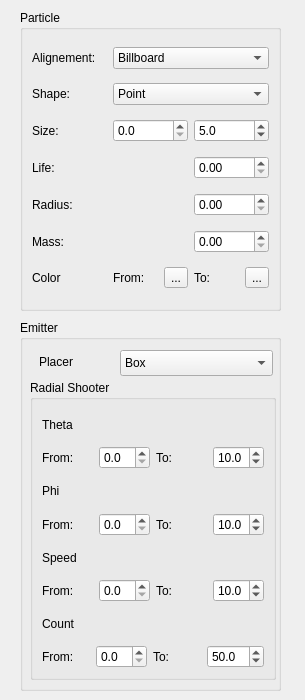
          <widget class="QWidget" name="tab_4" >
           <property name="geometry" >
            <rect>
             <x>0</x>
             <y>0</y>
             <width>305</width>
             <height>700</height>
            </rect>
           </property>
           <attribute name="title" >
            <string>Particles</string>
           </attribute>
           <widget class="QGroupBox" name="groupBox_5" >
            <property name="geometry" >
             <rect>
              <x>20</x>
              <y>10</y>
              <width>261</width>
              <height>301</height>
             </rect>
            </property>
            <property name="title" >
             <string>Particle</string>
            </property>
            <layout class="QGridLayout" name="gridLayout_2" >
             <item row="1" column="0" >
              <widget class="QLabel" name="label_28" >
               <property name="text" >
                <string>Shape:</string>
               </property>
              </widget>
             </item>
             <item row="1" column="2" colspan="2" >
              <widget class="QComboBox" name="shape_cb_2" >
               <property name="autoFillBackground" >
                <bool>false</bool>
               </property>
               <item>
                <property name="text" >
                 <string>Point</string>
                </property>
               </item>
               <item>
                <property name="text" >
                 <string>Quad</string>
                </property>
               </item>
               <item>
                <property name="text" >
                 <string>Quad Strip</string>
                </property>
               </item>
               <item>
                <property name="text" >
                 <string>Hexagon</string>
                </property>
               </item>
               <item>
                <property name="text" >
                 <string>Line</string>
                </property>
               </item>
              </widget>
             </item>
             <item row="2" column="0" >
              <widget class="QLabel" name="label_29" >
               <property name="text" >
                <string>Size:</string>
               </property>
              </widget>
             </item>
             <item row="3" column="0" >
              <widget class="QLabel" name="label_30" >
               <property name="text" >
                <string>Life:</string>
               </property>
              </widget>
             </item>
             <item row="3" column="3" >
              <widget class="QDoubleSpinBox" name="life_sb_2" />
             </item>
             <item row="4" column="0" >
              <widget class="QLabel" name="label_31" >
               <property name="text" >
                <string>Radius:</string>
               </property>
              </widget>
             </item>
             <item row="4" column="3" >
              <widget class="QDoubleSpinBox" name="doubleSpinBox_4" />
             </item>
             <item row="5" column="0" >
              <widget class="QLabel" name="label_32" >
               <property name="text" >
                <string>Mass:</string>
               </property>
              </widget>
             </item>
             <item row="5" column="3" >
              <widget class="QDoubleSpinBox" name="mass_sb_2" />
             </item>
             <item row="2" column="3" >
              <widget class="QDoubleSpinBox" name="sizemax_sb_2" >
               <property name="decimals" >
                <number>1</number>
               </property>
               <property name="maximum" >
                <double>50.000000000000000</double>
               </property>
               <property name="singleStep" >
                <double>0.100000000000000</double>
               </property>
               <property name="value" >
                <double>5.000000000000000</double>
               </property>
              </widget>
             </item>
             <item row="2" column="2" >
              <widget class="QDoubleSpinBox" name="sizemin_sb_2" >
               <property name="decimals" >
                <number>1</number>
               </property>
               <property name="maximum" >
                <double>50.000000000000000</double>
               </property>
              </widget>
             </item>
             <item row="0" column="0" >
              <widget class="QLabel" name="label_33" >
               <property name="text" >
                <string>Alignement:</string>
               </property>
              </widget>
             </item>
             <item row="0" column="2" colspan="2" >
              <widget class="QComboBox" name="alignment_cb_2" >
               <property name="autoFillBackground" >
                <bool>false</bool>
               </property>
               <item>
                <property name="text" >
                 <string>Billboard</string>
                </property>
               </item>
               <item>
                <property name="text" >
                 <string>Fixed</string>
                </property>
               </item>
              </widget>
             </item>
             <item row="6" column="2" colspan="2" >
              <layout class="QHBoxLayout" name="horizontalLayout_8" >
               <item>
                <widget class="QLabel" name="label_34" >
                 <property name="text" >
                  <string>From:</string>
                 </property>
                </widget>
               </item>
               <item>
                <widget class="QToolButton" name="fromcolorButton_2" >
                 <property name="text" >
                  <string>...</string>
                 </property>
                </widget>
               </item>
               <item>
                <widget class="QLabel" name="label_35" >
                 <property name="text" >
                  <string>To:</string>
                 </property>
                </widget>
               </item>
               <item>
                <widget class="QToolButton" name="tocolorButton_2" >
                 <property name="text" >
                  <string>...</string>
                 </property>
                </widget>
               </item>
              </layout>
             </item>
             <item row="6" column="0" >
              <widget class="QLabel" name="label_36" >
               <property name="text" >
                <string>Color</string>
               </property>
              </widget>
             </item>
            </layout>
           </widget>
           <widget class="QGroupBox" name="emitter_gr_2" >
            <property name="geometry" >
             <rect>
              <x>20</x>
              <y>320</y>
              <width>261</width>
              <height>371</height>
             </rect>
            </property>
            <property name="title" >
             <string>Emitter</string>
            </property>
            <widget class="QComboBox" name="placer_cb_2" >
             <property name="geometry" >
              <rect>
               <x>100</x>
               <y>30</y>
               <width>153</width>
               <height>26</height>
              </rect>
             </property>
             <property name="autoFillBackground" >
              <bool>false</bool>
             </property>
             <item>
              <property name="text" >
               <string>Box </string>
              </property>
             </item>
             <item>
              <property name="text" >
               <string>Point</string>
              </property>
             </item>
             <item>
              <property name="text" >
               <string>Sector</string>
              </property>
             </item>
             <item>
              <property name="text" >
               <string>MultiSegment</string>
              </property>
             </item>
             <item>
              <property name="text" >
               <string>Segment</string>
              </property>
             </item>
            </widget>
            <widget class="QLabel" name="label_37" >
             <property name="geometry" >
              <rect>
               <x>19</x>
               <y>32</y>
               <width>81</width>
               <height>20</height>
              </rect>
             </property>
             <property name="text" >
              <string>Placer</string>
             </property>
            </widget>
            <widget class="QGroupBox" name="radialshooter_gr_2" >
             <property name="geometry" >
              <rect>
               <x>10</x>
               <y>60</y>
               <width>246</width>
               <height>300</height>
              </rect>
             </property>
             <property name="title" >
              <string>Radial Shooter</string>
             </property>
             <layout class="QVBoxLayout" name="verticalLayout_2" >
              <item>
               <widget class="QLabel" name="label_38" >
                <property name="text" >
                 <string>Theta</string>
                </property>
               </widget>
              </item>
              <item>
               <layout class="QHBoxLayout" name="horizontalLayout_9" >
                <item>
                 <widget class="QLabel" name="label_39" >
                  <property name="text" >
                   <string>From:</string>
                  </property>
                 </widget>
                </item>
                <item>
                 <widget class="QDoubleSpinBox" name="thetamin_sb_2" >
                  <property name="decimals" >
                   <number>1</number>
                  </property>
                  <property name="maximum" >
                   <double>50.000000000000000</double>
                  </property>
                 </widget>
                </item>
                <item>
                 <widget class="QLabel" name="label_40" >
                  <property name="text" >
                   <string>To:</string>
                  </property>
                 </widget>
                </item>
                <item>
                 <widget class="QDoubleSpinBox" name="thetamax_sb_2" >
                  <property name="decimals" >
                   <number>1</number>
                  </property>
                  <property name="maximum" >
                   <double>50.000000000000000</double>
                  </property>
                  <property name="value" >
                   <double>10.000000000000000</double>
                  </property>
                 </widget>
                </item>
               </layout>
              </item>
              <item>
               <widget class="QLabel" name="label_41" >
                <property name="text" >
                 <string>Phi</string>
                </property>
               </widget>
              </item>
              <item>
               <layout class="QHBoxLayout" name="horizontalLayout_10" >
                <item>
                 <widget class="QLabel" name="label_42" >
                  <property name="text" >
                   <string>From:</string>
                  </property>
                 </widget>
                </item>
                <item>
                 <widget class="QDoubleSpinBox" name="phimin_sb_2" >
                  <property name="decimals" >
                   <number>1</number>
                  </property>
                  <property name="maximum" >
                   <double>50.000000000000000</double>
                  </property>
                 </widget>
                </item>
                <item>
                 <widget class="QLabel" name="label_43" >
                  <property name="text" >
                   <string>To:</string>
                  </property>
                 </widget>
                </item>
                <item>
                 <widget class="QDoubleSpinBox" name="phimax_sb_2" >
                  <property name="decimals" >
                   <number>1</number>
                  </property>
                  <property name="maximum" >
                   <double>50.000000000000000</double>
                  </property>
                  <property name="value" >
                   <double>10.000000000000000</double>
                  </property>
                 </widget>
                </item>
               </layout>
              </item>
              <item>
               <widget class="QLabel" name="label_44" >
                <property name="text" >
                 <string>Speed</string>
                </property>
               </widget>
              </item>
              <item>
               <layout class="QHBoxLayout" name="horizontalLayout_11" >
                <item>
                 <widget class="QLabel" name="label_45" >
                  <property name="text" >
                   <string>From:</string>
                  </property>
                 </widget>
                </item>
                <item>
                 <widget class="QDoubleSpinBox" name="speedmin_sb_2" >
                  <property name="decimals" >
                   <number>1</number>
                  </property>
                  <property name="maximum" >
                   <double>50.000000000000000</double>
                  </property>
                 </widget>
                </item>
                <item>
                 <widget class="QLabel" name="label_46" >
                  <property name="text" >
                   <string>To:</string>
                  </property>
                 </widget>
                </item>
                <item>
                 <widget class="QDoubleSpinBox" name="speedmax_sb_2" >
                  <property name="decimals" >
                   <number>1</number>
                  </property>
                  <property name="maximum" >
                   <double>50.000000000000000</double>
                  </property>
                  <property name="value" >
                   <double>10.000000000000000</double>
                  </property>
                 </widget>
                </item>
               </layout>
              </item>
              <item>
               <widget class="QLabel" name="label_47" >
                <property name="text" >
                 <string>Count</string>
                </property>
               </widget>
              </item>
              <item>
               <layout class="QHBoxLayout" name="horizontalLayout_12" >
                <item>
                 <widget class="QLabel" name="label_48" >
                  <property name="text" >
                   <string>From:</string>
                  </property>
                 </widget>
                </item>
                <item>
                 <widget class="QDoubleSpinBox" name="countermin_sb_2" >
                  <property name="decimals" >
                   <number>1</number>
                  </property>
                  <property name="maximum" >
                   <double>50.000000000000000</double>
                  </property>
                 </widget>
                </item>
                <item>
                 <widget class="QLabel" name="label_49" >
                  <property name="text" >
                   <string>To:</string>
                  </property>
                 </widget>
                </item>
                <item>
                 <widget class="QDoubleSpinBox" name="countermax_sb_2" >
                  <property name="decimals" >
                   <number>1</number>
                  </property>
                  <property name="maximum" >
                   <double>300.000000000000000</double>
                  </property>
                  <property name="value" >
                   <double>50.000000000000000</double>
                  </property>
                 </widget>
                </item>
               </layout>
              </item>
             </layout>
            </widget>
           </widget>
          </widget>
